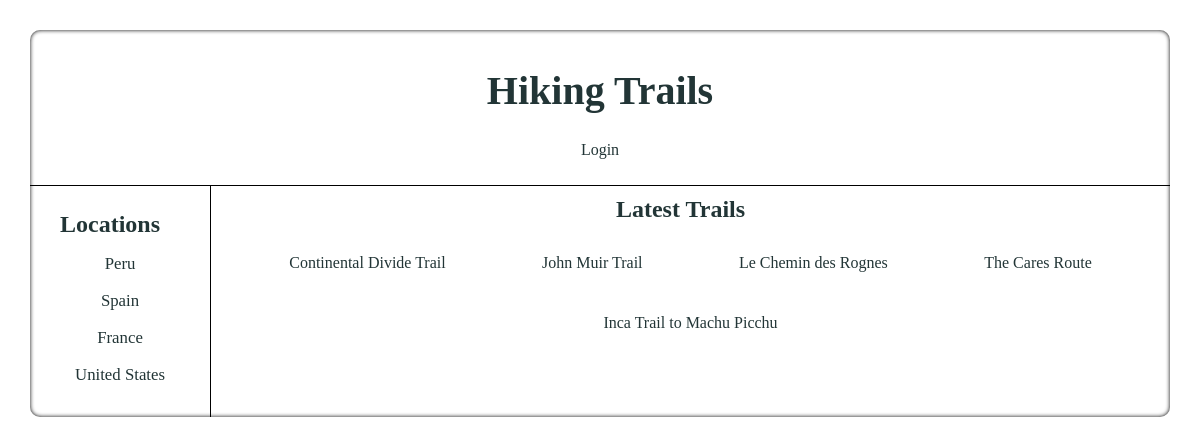
Page /locations/ on the committed database.
### database_setup.py (models this page shows, shortened)
class Location(Base):
	__tablename__ = 'location'
	id = Column(Integer, primary_key=True)
	country = Column(String(25), nullable=False)
	trails = relationship('HikingTrail', cascade='delete')
	user_id = Column(Integer, ForeignKey('user.id'))
	user = relationship(User)

class HikingTrail(Base):
	__tablename__ = 'hiking_trail'
	id = Column(Integer, primary_key=True)
	trailName = Column(String(50))
	description = Column(String(500))
	website = Column(String(80))
	province = Column(String(25), nullable=False)
	park = Column(String(25), nullable=False)
	location_id = Column(Integer, ForeignKey('location.id'))
	location = relationship(Location)
	user_id = Column(Integer, ForeignKey('user.id'))
	user = relationship(User)

### webserver.py (the view)
@app.route('/')
@app.route('/locations/')
def showLocations():
	locations = session.query(Location).all()
	latestTrails = session.query(HikingTrail).order_by(HikingTrail.id.desc()).limit(5)
	if 'username' not in login_session:
		return render_template('publicCatalogMain.html', locations=locations, trails=latestTrails)
	else:
		return render_template('catalogMain.html', locations=locations, trails=latestTrails)

### templates/publicCatalogMain.html (shortened to what this page needs)
<!DOCTYPE html>
<html>
	<head>
	    <link rel=stylesheet type=text/css href="{{ url_for('static', filename='common.css') }}">
	</head>
	<body>
		<div class="main-wrapper">
			<div class="main-contents-panel">
				<div id="root">
					{% block content %}
						{% include "publicHeader.html" %}
						<div class="sections">
							{% include "locations.html" %}
							{% include "latestTrails.html" %}
						</div>
					{% endblock %}
				</div>
			</div>
		</div>
	</body>
</html>

### templates/locations.html
<aside class="locations-section locations-wrapper">
	<div class="section-header">
		<h2 class='section-header'>Locations</h2>
	</div>
	{% for location in locations %}
	<a href="{{url_for('showTrails', location_id=location.id)}}" class='location'>
		<p>{{location.country}}</p>
	</a>
	{% endfor %}
</aside>

### templates/latestTrails.html
<aside class="category-sections latest-trails-wrapper">
	<div class="section-header">
		<h2 class='section-header'>Latest Trails</h2>
	</div>
	<div class="latest-trails-list">
		{% for trail in trails %}
		<a href="{{url_for('showTrailDetails', trail_id=trail.id, location_id=trail.location_id)}}">
			<p class="latest-trail">{{trail.trailName}}</p>
		</a>
		{% endfor %}
	</div>
</aside>

### static/common.css (style rules this page uses)
html, body { height: 100%; margin: 0; background: url(images/forest.jpg); background-size: cover; color: #223536; }
a { color: #223536; text-decoration: none; }
.main-wrapper { padding: 20px; max-width: 100%; }
.main-contents-panel { background-color: rgba(255, 255, 255, 0.4); margin: 10px; width: auto; text-align: center; display: flex; flex-flow: column wrap; box-shadow: inset 0 0 4px #000000; border-radius: 10px; }
.sections { display: flex; list-style: none; width: 100%; border-radius: 0 0 10px 10px; border-top: 1px solid black; }
.locations-wrapper, .latest-trails-wrapper { padding: 0 30px; }
.locations-wrapper { border-right: 1px solid black; }
.locations-section { padding: 15px 30px; }
.section-header { margin: 10px; margin-left: 0; }
.location, .trail { font-size: 1.05em; }
.latest-trails-list { display: flex; flex-flow: row wrap; justify-content: space-around; }
.latest-trail { padding: 5px 30px; }

### rows in the picture
Location: country "Peru"
Location: country "Spain"
Location: country "France"
Location: country "United States"
HikingTrail: trailName "Continental Divide Trail"
HikingTrail: trailName "John Muir Trail"
HikingTrail: trailName "Le Chemin des Rognes"
HikingTrail: trailName "The Cares Route"
HikingTrail: trailName "Inca Trail to Machu Picchu"
